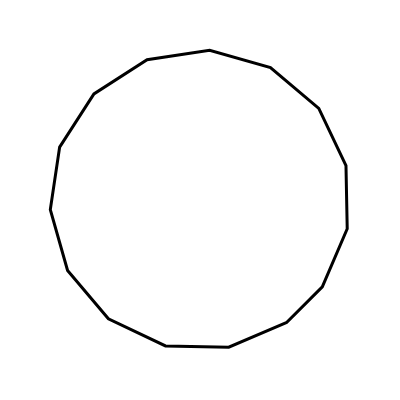
Frame 1 (no input)
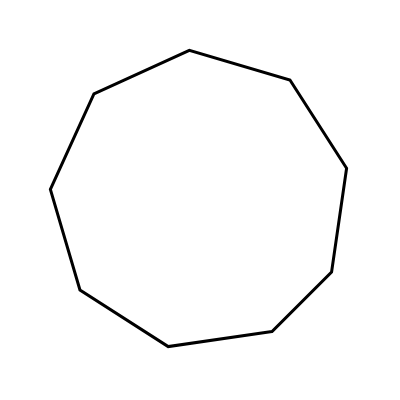
Frame 60 (no input)
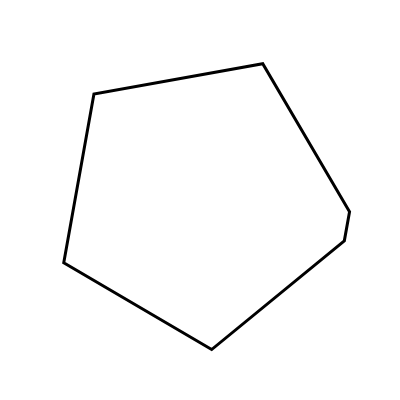
Frame 120 (the mouse pressed at the canvas centre since frame 60)

The p5.js sketch that drew these frames (run headless with seeded random() and noise() and a simulated clock; from frame 60 on, the mouse is pressed at the canvas centre):

// p5.js sketch
// ── sketch.js
// Convert a circle into a square
// by treating it as a multisided polygon
// whose number of sides gradually decreases to 4.
// Golan Levin, August 2016
var radius;

//-----------------------------------------
function setup() {
  createCanvas(400, 400);
  radius = width / 2 * 0.75;
}

//-----------------------------------------
function draw() {
  background(255);
  noFill();
  push(); 
  translate(width/2, height/2); 
  rotate(PI * -0.25); 

  var maxSides = 90;
  var minSides = 4;
  var t = 0.5 + 0.5 * sin(millis() / 2000.0);
  t = pow(t, 0.2);
  var nSidesf = constrain(map(t, 0, 1, maxSides, (minSides - 0.25)), minSides, maxSides);
  var nSidesi = ceil(nSidesf);
  var dang = TWO_PI / nSidesf;
  var ang = HALF_PI + (TWO_PI - (((nSidesi - 1) * dang))) / 2.0;
  if (nSidesi % 2 === 0) {
    ang -= dang / 2.0;
  }

  stroke(0);
  strokeWeight(3);
  beginShape();
  for (var i = 0; i < nSidesi; i++) {
    var px = radius * cos(ang);
    var py = radius * sin(ang);
    vertex(px, py);
    ang += dang;
  }
  endShape(CLOSE);
  pop(); 
}
